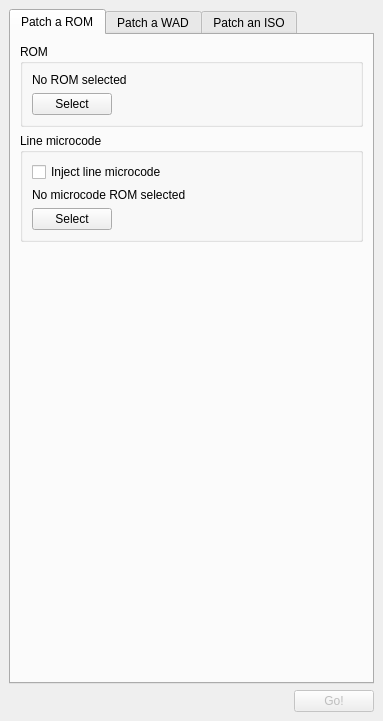
<?xml version="1.0" encoding="UTF-8"?>
<ui version="4.0">
 <class>MainWindow</class>
 <widget class="QMainWindow" name="MainWindow">
  <property name="geometry">
   <rect>
    <x>0</x>
    <y>0</y>
    <width>383</width>
    <height>721</height>
   </rect>
  </property>
  <property name="windowTitle">
   <string>gz patcher</string>
  </property>
  <widget class="QWidget" name="widget">
   <layout class="QGridLayout">
    <item row="0" column="0" colspan="2">
     <widget class="QTabWidget" name="tabwidget">
      <property name="currentIndex">
       <number>0</number>
      </property>
      <widget class="QWidget" name="tab_rom">
       <attribute name="title">
        <string>Patch a ROM</string>
       </attribute>
       <layout class="QVBoxLayout">
        <item>
         <widget class="QGroupBox" name="groupbox_rom">
          <property name="title">
           <string>ROM</string>
          </property>
          <layout class="QVBoxLayout">
           <item>
            <widget class="QLabel" name="label_rom">
             <property name="sizePolicy">
              <sizepolicy hsizetype="Ignored" vsizetype="Preferred">
               <horstretch>0</horstretch>
               <verstretch>0</verstretch>
              </sizepolicy>
             </property>
             <property name="text">
              <string>No ROM selected</string>
             </property>
            </widget>
           </item>
           <item>
            <widget class="QPushButton" name="button_rom">
             <property name="sizePolicy">
              <sizepolicy hsizetype="Fixed" vsizetype="Fixed">
               <horstretch>0</horstretch>
               <verstretch>0</verstretch>
              </sizepolicy>
             </property>
             <property name="text">
              <string>Select</string>
             </property>
            </widget>
           </item>
          </layout>
         </widget>
        </item>
        <item>
         <widget class="QGroupBox" name="groupbox_ucode">
          <property name="title">
           <string>Line microcode</string>
          </property>
          <layout class="QVBoxLayout">
           <item>
            <widget class="QCheckBox" name="checkbox_ucode">
             <property name="text">
              <string>Inject line microcode</string>
             </property>
            </widget>
           </item>
           <item>
            <widget class="QLabel" name="label_ucode">
             <property name="sizePolicy">
              <sizepolicy hsizetype="Ignored" vsizetype="Preferred">
               <horstretch>0</horstretch>
               <verstretch>0</verstretch>
              </sizepolicy>
             </property>
             <property name="text">
              <string>No microcode ROM selected</string>
             </property>
            </widget>
           </item>
           <item>
            <widget class="QPushButton" name="button_ucode">
             <property name="sizePolicy">
              <sizepolicy hsizetype="Fixed" vsizetype="Fixed">
               <horstretch>0</horstretch>
               <verstretch>0</verstretch>
              </sizepolicy>
             </property>
             <property name="text">
              <string>Select</string>
             </property>
            </widget>
           </item>
          </layout>
         </widget>
        </item>
        <item>
         <spacer>
          <property name="orientation">
           <enum>Qt::Vertical</enum>
          </property>
          <property name="sizeHint" stdset="0">
           <size>
            <width>0</width>
            <height>0</height>
           </size>
          </property>
         </spacer>
        </item>
       </layout>
      </widget>
      <widget class="QWidget" name="tab_wad">
       <attribute name="title">
        <string>Patch a WAD</string>
       </attribute>
       <layout class="QVBoxLayout">
        <item>
         <widget class="QGroupBox" name="groupbox_wad">
          <property name="title">
           <string>WAD</string>
          </property>
          <layout class="QVBoxLayout">
           <item>
            <widget class="QLabel" name="label_wad">
             <property name="sizePolicy">
              <sizepolicy hsizetype="Ignored" vsizetype="Preferred">
               <horstretch>0</horstretch>
               <verstretch>0</verstretch>
              </sizepolicy>
             </property>
             <property name="text">
              <string>No WAD selected</string>
             </property>
            </widget>
           </item>
           <item>
            <widget class="QPushButton" name="button_wad">
             <property name="sizePolicy">
              <sizepolicy hsizetype="Fixed" vsizetype="Fixed">
               <horstretch>0</horstretch>
               <verstretch>0</verstretch>
              </sizepolicy>
             </property>
             <property name="text">
              <string>Select</string>
             </property>
            </widget>
           </item>
          </layout>
         </widget>
        </item>
        <item>
         <widget class="QGroupBox" name="groupbox_extrom">
          <property name="title">
           <string>ROM</string>
          </property>
          <layout class="QVBoxLayout">
           <item>
            <widget class="QCheckBox" name="checkbox_extrom">
             <property name="text">
              <string>Use external ROM</string>
             </property>
            </widget>
           </item>
           <item>
            <widget class="QLabel" name="label_extrom">
             <property name="sizePolicy">
              <sizepolicy hsizetype="Ignored" vsizetype="Preferred">
               <horstretch>0</horstretch>
               <verstretch>0</verstretch>
              </sizepolicy>
             </property>
             <property name="text">
              <string>No ROM selected</string>
             </property>
            </widget>
           </item>
           <item>
            <widget class="QPushButton" name="button_extrom">
             <property name="enabled">
              <bool>false</bool>
             </property>
             <property name="sizePolicy">
              <sizepolicy hsizetype="Fixed" vsizetype="Fixed">
               <horstretch>0</horstretch>
               <verstretch>0</verstretch>
              </sizepolicy>
             </property>
             <property name="text">
              <string>Select</string>
             </property>
            </widget>
           </item>
          </layout>
         </widget>
        </item>
        <item>
         <widget class="QGroupBox" name="groupbox_options">
          <property name="title">
           <string>Options</string>
          </property>
          <layout class="QGridLayout">
           <item row="0" column="0">
            <widget class="QLabel" name="label_remap">
             <property name="text">
              <string>Controller remapping</string>
             </property>
            </widget>
           </item>
           <item row="0" column="1">
            <widget class="QComboBox" name="combobox_remap">
             <property name="sizePolicy">
              <sizepolicy hsizetype="Expanding" vsizetype="Fixed">
               <horstretch>0</horstretch>
               <verstretch>0</verstretch>
              </sizepolicy>
             </property>
             <item>
              <property name="text">
               <string>Default</string>
              </property>
             </item>
             <item>
              <property name="text">
               <string>Raphnet</string>
              </property>
             </item>
             <item>
              <property name="text">
               <string>None</string>
              </property>
             </item>
            </widget>
           </item>
           <item row="1" column="0">
            <widget class="QLabel" name="label_id">
             <property name="text">
              <string>Channel ID</string>
             </property>
            </widget>
           </item>
           <item row="1" column="1">
            <widget class="QComboBox" name="combobox_id">
             <property name="sizePolicy">
              <sizepolicy hsizetype="Expanding" vsizetype="Fixed">
               <horstretch>0</horstretch>
               <verstretch>0</verstretch>
              </sizepolicy>
             </property>
             <item>
              <property name="text">
               <string>Default</string>
              </property>
             </item>
             <item>
              <property name="text">
               <string>Custom...</string>
              </property>
             </item>
            </widget>
           </item>
           <item row="2" column="0">
            <widget class="QLabel" name="label_title">
             <property name="text">
              <string>Channel title</string>
             </property>
            </widget>
           </item>
           <item row="2" column="1">
            <widget class="QComboBox" name="combobox_title">
             <property name="sizePolicy">
              <sizepolicy hsizetype="Expanding" vsizetype="Fixed">
               <horstretch>0</horstretch>
               <verstretch>0</verstretch>
              </sizepolicy>
             </property>
             <item>
              <property name="text">
               <string>Default</string>
              </property>
             </item>
             <item>
              <property name="text">
               <string>Custom...</string>
              </property>
             </item>
            </widget>
           </item>
           <item row="3" column="0">
            <widget class="QLabel" name="label_region">
             <property name="text">
              <string>Region</string>
             </property>
            </widget>
           </item>
           <item row="3" column="1">
            <widget class="QComboBox" name="combobox_region">
             <property name="sizePolicy">
              <sizepolicy hsizetype="Expanding" vsizetype="Fixed">
               <horstretch>0</horstretch>
               <verstretch>0</verstretch>
              </sizepolicy>
             </property>
             <property name="currentIndex">
              <number>0</number>
             </property>
             <item>
              <property name="text">
               <string>Japan</string>
              </property>
             </item>
             <item>
              <property name="text">
               <string>USA</string>
              </property>
             </item>
             <item>
              <property name="text">
               <string>Europe</string>
              </property>
             </item>
             <item>
              <property name="text">
               <string>Region free</string>
              </property>
             </item>
            </widget>
           </item>
          </layout>
         </widget>
        </item>
        <item>
         <spacer>
          <property name="orientation">
           <enum>Qt::Vertical</enum>
          </property>
          <property name="sizeHint" stdset="0">
           <size>
            <width>0</width>
            <height>0</height>
           </size>
          </property>
         </spacer>
        </item>
       </layout>
      </widget>
      <widget class="QWidget" name="tab_iso">
       <attribute name="title">
        <string>Patch an ISO</string>
       </attribute>
       <layout class="QVBoxLayout">
        <item>
         <widget class="QGroupBox" name="groupbox_iso">
          <property name="title">
           <string>ISO</string>
          </property>
          <layout class="QVBoxLayout">
           <item>
            <widget class="QLabel" name="label_iso">
             <property name="sizePolicy">
              <sizepolicy hsizetype="Ignored" vsizetype="Preferred">
               <horstretch>0</horstretch>
               <verstretch>0</verstretch>
              </sizepolicy>
             </property>
             <property name="text">
              <string>No ISO selected</string>
             </property>
            </widget>
           </item>
           <item>
            <widget class="QPushButton" name="button_iso">
             <property name="sizePolicy">
              <sizepolicy hsizetype="Fixed" vsizetype="Fixed">
               <horstretch>0</horstretch>
               <verstretch>0</verstretch>
              </sizepolicy>
             </property>
             <property name="text">
              <string>Select</string>
             </property>
            </widget>
           </item>
          </layout>
         </widget>
        </item>
        <item>
         <widget class="QGroupBox" name="groupbox_extrom_iso">
          <property name="title">
           <string>ROM</string>
          </property>
          <layout class="QVBoxLayout">
           <item>
            <widget class="QCheckBox" name="checkbox_extrom_iso">
             <property name="text">
              <string>Use external ROM</string>
             </property>
            </widget>
           </item>
           <item>
            <widget class="QLabel" name="label_extrom_iso">
             <property name="sizePolicy">
              <sizepolicy hsizetype="Ignored" vsizetype="Preferred">
               <horstretch>0</horstretch>
               <verstretch>0</verstretch>
              </sizepolicy>
             </property>
             <property name="text">
              <string>No ROM selected</string>
             </property>
            </widget>
           </item>
           <item>
            <widget class="QPushButton" name="button_extrom_iso">
             <property name="enabled">
              <bool>false</bool>
             </property>
             <property name="sizePolicy">
              <sizepolicy hsizetype="Fixed" vsizetype="Fixed">
               <horstretch>0</horstretch>
               <verstretch>0</verstretch>
              </sizepolicy>
             </property>
             <property name="text">
              <string>Select</string>
             </property>
            </widget>
           </item>
          </layout>
         </widget>
        </item>
        <item>
         <widget class="QGroupBox" name="groupbox_extrom_mq_iso">
          <property name="title">
           <string>MQ ROM</string>
          </property>
          <layout class="QVBoxLayout">
           <item>
            <widget class="QCheckBox" name="checkbox_extrom_mq_iso">
             <property name="text">
              <string>Use external ROM</string>
             </property>
            </widget>
           </item>
           <item>
            <widget class="QLabel" name="label_extrom_mq_iso">
             <property name="sizePolicy">
              <sizepolicy hsizetype="Ignored" vsizetype="Preferred">
               <horstretch>0</horstretch>
               <verstretch>0</verstretch>
              </sizepolicy>
             </property>
             <property name="text">
              <string>No ROM selected</string>
             </property>
            </widget>
           </item>
           <item>
            <widget class="QPushButton" name="button_extrom_mq_iso">
             <property name="enabled">
              <bool>false</bool>
             </property>
             <property name="sizePolicy">
              <sizepolicy hsizetype="Fixed" vsizetype="Fixed">
               <horstretch>0</horstretch>
               <verstretch>0</verstretch>
              </sizepolicy>
             </property>
             <property name="text">
              <string>Select</string>
             </property>
            </widget>
           </item>
          </layout>
         </widget>
        </item>
        <item>
         <widget class="QGroupBox" name="groupbox_options_iso">
          <property name="title">
           <string>Options</string>
          </property>
          <layout class="QGridLayout">
           <item row="3" column="0">
            <widget class="QLabel" name="label_title_iso">
             <property name="text">
              <string>Game name</string>
             </property>
            </widget>
           </item>
           <item row="2" column="0">
            <widget class="QLabel" name="label_id_iso">
             <property name="text">
              <string>Game ID</string>
             </property>
            </widget>
           </item>
           <item row="3" column="1">
            <widget class="QComboBox" name="combobox_title_iso">
             <property name="sizePolicy">
              <sizepolicy hsizetype="Expanding" vsizetype="Fixed">
               <horstretch>0</horstretch>
               <verstretch>0</verstretch>
              </sizepolicy>
             </property>
             <item>
              <property name="text">
               <string>Default</string>
              </property>
             </item>
             <item>
              <property name="text">
               <string>Custom...</string>
              </property>
             </item>
            </widget>
           </item>
           <item row="2" column="1">
            <widget class="QComboBox" name="combobox_id_iso">
             <property name="sizePolicy">
              <sizepolicy hsizetype="Expanding" vsizetype="Fixed">
               <horstretch>0</horstretch>
               <verstretch>0</verstretch>
              </sizepolicy>
             </property>
             <item>
              <property name="text">
               <string>Default</string>
              </property>
             </item>
             <item>
              <property name="text">
               <string>Custom...</string>
              </property>
             </item>
            </widget>
           </item>
           <item row="1" column="1">
            <widget class="QComboBox" name="combobox_remap_iso">
             <property name="sizePolicy">
              <sizepolicy hsizetype="Expanding" vsizetype="Fixed">
               <horstretch>0</horstretch>
               <verstretch>0</verstretch>
              </sizepolicy>
             </property>
             <item>
              <property name="text">
               <string>Default</string>
              </property>
             </item>
             <item>
              <property name="text">
               <string>Raphnet</string>
              </property>
             </item>
             <item>
              <property name="text">
               <string>None</string>
              </property>
             </item>
            </widget>
           </item>
           <item row="1" column="0">
            <widget class="QLabel" name="label_remap_iso">
             <property name="text">
              <string>Controller remapping</string>
             </property>
            </widget>
           </item>
           <item row="4" column="1">
            <widget class="QCheckBox" name="checkbox_iso_no_trim">
             <property name="text">
              <string/>
             </property>
             <property name="checked">
              <bool>true</bool>
             </property>
            </widget>
           </item>
           <item row="4" column="0">
            <widget class="QLabel" name="label">
             <property name="text">
              <string>Remove large files</string>
             </property>
            </widget>
           </item>
          </layout>
         </widget>
        </item>
        <item>
         <spacer>
          <property name="orientation">
           <enum>Qt::Vertical</enum>
          </property>
          <property name="sizeHint" stdset="0">
           <size>
            <width>0</width>
            <height>0</height>
           </size>
          </property>
         </spacer>
        </item>
       </layout>
      </widget>
     </widget>
    </item>
    <item row="1" column="0">
     <spacer>
      <property name="orientation">
       <enum>Qt::Horizontal</enum>
      </property>
      <property name="sizeHint" stdset="0">
       <size>
        <width>0</width>
        <height>0</height>
       </size>
      </property>
     </spacer>
    </item>
    <item row="1" column="1">
     <widget class="QPushButton" name="button_go">
      <property name="enabled">
       <bool>false</bool>
      </property>
      <property name="sizePolicy">
       <sizepolicy hsizetype="Fixed" vsizetype="Fixed">
        <horstretch>0</horstretch>
        <verstretch>0</verstretch>
       </sizepolicy>
      </property>
      <property name="text">
       <string>Go!</string>
      </property>
     </widget>
    </item>
   </layout>
  </widget>
 </widget>
 <resources/>
 <connections/>
</ui>
